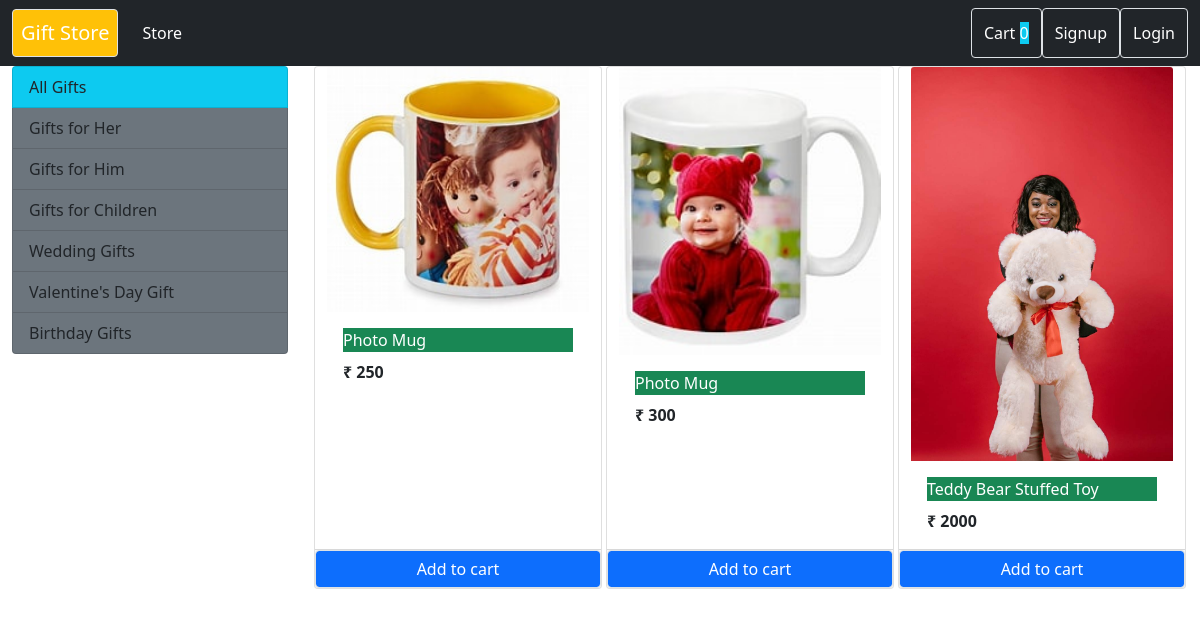
The app's page /?category=4 with its own data.
### store/models/category.py (models this page shows, shortened)
class Category(models.Model):
    name = models.CharField(max_length=20)
    @staticmethod
    def get_all_categories():
        return Category.objects.all()

### store/models/product.py (models this page shows, shortened)
class Product(models.Model):
    name = models.CharField(max_length=40)
    category = models.ForeignKey(Category, on_delete=models.CASCADE, default=1)
    description = models.TextField(max_length=150, default=" ", null=True, blank=True)
    price = models.IntegerField(default=0)
    image = models.ImageField(upload_to= "uploads/products/")
    @staticmethod
    def get_all_products_by_categoryid(category_id):
        if category_id:
            return Product.objects.filter(category=category_id)
        else:
            return Product.get_all_products()

### store/views/home.py (the view, shortened to what this page needs)
# urls.py: path('', Index.as_view(), name='home'),
class Index(View):
    def get(self, request):
        cart = request.session.get('cart')
        if not cart:
            request.session['cart'] = {}
        products = None
        categories = Category.get_all_categories()
        categoryID = request.GET.get('category')
        if categoryID:
            products = Product.get_all_products_by_categoryid(categoryID)
        else:
            products = Product.get_all_products()
        data = {}
        data['products'] = products
        data['categories'] = categories
        print("You are : ", request.session.get('email'))
        return render(request, "index.html", data)

### store/templatetags/cart.py (called while the page is built)
@register.filter(name='is_in_cart')
def is_in_cart(product, cart):
    keys=cart.keys()
    product=product.id
    for id in keys:
        if int(id)==product:
            return True
    return False

### store/templatetags/custom_filter.py (called while the page is built)
@register.filter(name="currency")
def currency(number):
    return "₹ " + str(number)

### store/templates/index.html (shortened to what this page needs)
{% extends 'base.html' %}
{% block content %}
{% load cart %}
{% load custom_filter %}
<div class="container-fluid">
  <div class="row">
    <div class="col-lg-3">
      <div class="list-group">
        <a href="/" class="list-group-item list-group-item-action bg-info">All Gifts</a>
        {% for category in categories %}
        <a href="/?category={{category.id}}" class="list-group-item list-group-item-action bg-secondary">{{category.name}}</a>
        {% endfor %}
      </div>
    </div>
    <div id="products" class="col-lg-9">
      <div class="row mx-auto">
        {% for product in products %}
    <div class="card mx-auto mb-3" id="{{product.id}}" style="width: 18rem;">
        <img src="{{product.image.url}}" class="card-img-top" alt="...">
        <div class="card-body">
          <p class="card-title bg-success text-white">{{product.name}}</p>
          <p class="card-text"><b>{{product.price|currency}}</b></p>
        </div>
        <div class="card-footer row p-0 no-gutters">
          {% if product|is_in_cart:request.session.cart %}
          <form action="/#{{product.id}}" method="post" class="p-0 col-2">
            {% csrf_token %}
            <input hidden type="text" name="product" value="{{product.id}}">
            <input hidden type="text" name="remove" value="True">
            <input type="submit" name="" value=" - " class="btn btn-block btn-secondary">
          </form>
          <div class="text-center col">{{product|product_quantity:request.session.cart}} in Cart </div>
          <form action="/#{{product.id}}" method="post" class="p-0 col-2">
            {% csrf_token %}
            <input hidden type="text" name="product" value="{{product.id}}">
            <input type="submit" name="" value=" + " class="btn btn-block btn-secondary">
          </form>
          {% else %}
          <form action="/#{{product.id}}" method="post" class="p-0">
            <input type="submit" value="Add to cart" class="btn btn-primary border form-control"></a>
          </form>
          {% endif %}
        </div>
      </div>
    {% endfor %}
    </div>
    </div>
  </div>
</div>
{% endblock %}

### records on screen
Category: name "Gifts for Her"
Category: name "Gifts for Him"
Category: name "Gifts for Children"
Category: name "Wedding Gifts"
Category: name "Valentine's Day Gift"
Category: name "Birthday Gifts"
Product: image (picture), name "Photo Mug", price "₹ 250"
Product: image (picture), name "Photo Mug", price "₹ 300"
Product: image (picture), name "Teddy Bear Stuffed Toy", price "₹ 2000"

### other values on screen
{{ request.session.cart.keys|length }} "0"
